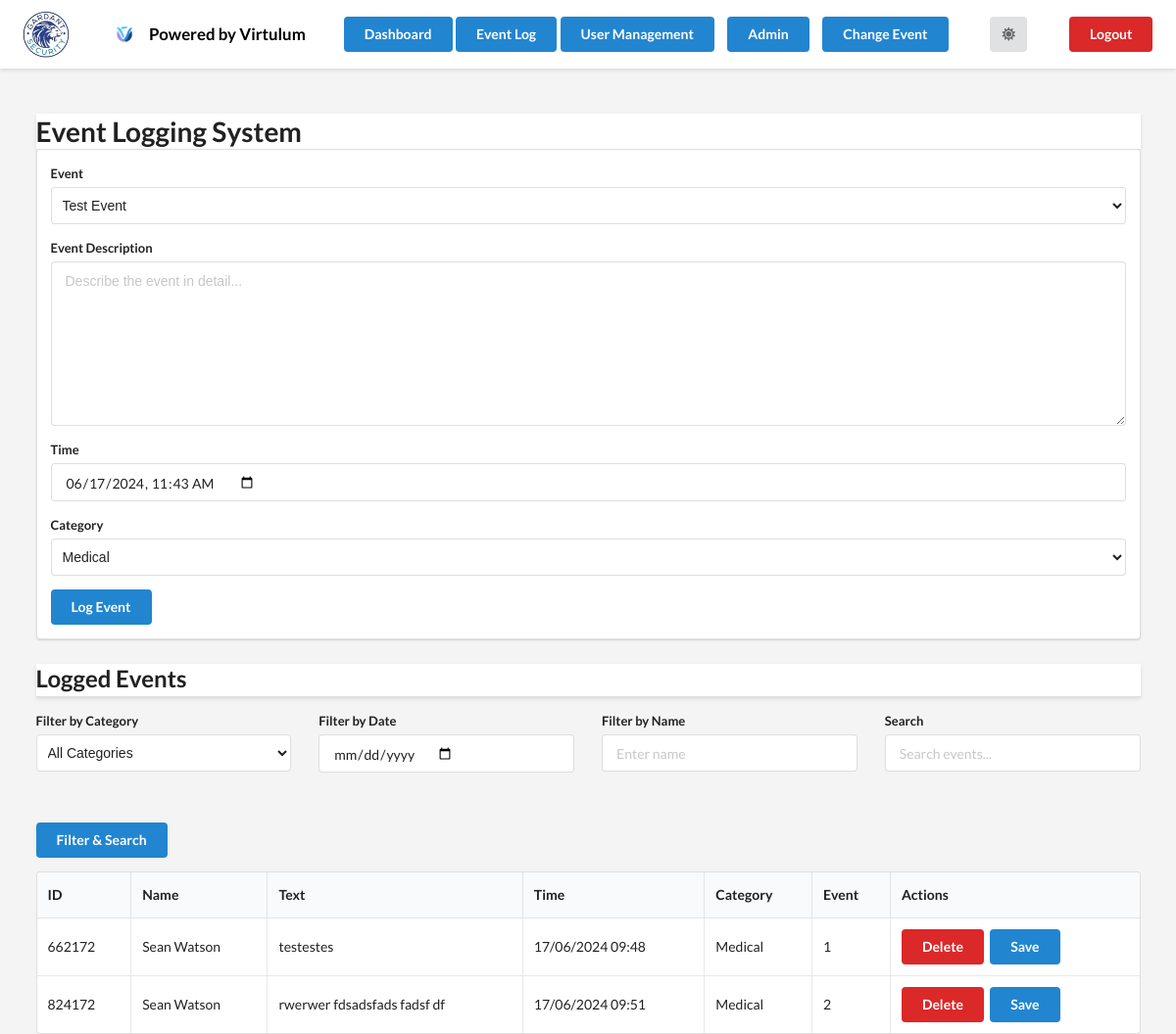
Page /index (signed in) on the committed database.
### tables this page shows
CREATE TABLE events (
                id TEXT PRIMARY KEY,
                name TEXT NOT NULL,
                text TEXT NOT NULL,
                time TEXT NOT NULL,
                category TEXT NOT NULL,
                event_id INTEGER NOT NULL,
                FOREIGN KEY (event_id) REFERENCES event_list(id)
            );

### app.py (the view)
@app.route('/index', methods=['GET'])
def index():
    if 'logged_in' not in session:
        return redirect(url_for('login'))
    filter_category = request.args.get('filter-category', '')
    filter_date = request.args.get('filter-date', '')
    filter_name = request.args.get('filter-name', '')
    search = request.args.get('search', '')
    query = 'SELECT * FROM events WHERE 1=1'
    params = []
    if filter_category:
        query += ' AND category = ?'
        params.append(filter_category)
    if filter_date:
        query += ' AND date(time) = ?'
        params.append(filter_date)
    if filter_name:
        query += ' AND name LIKE ?'
        params.append('%' + filter_name + '%')
    if search:
        query += ' AND text LIKE ?'
        params.append('%' + search + '%')
    conn = sqlite3.connect('events.db')
    c = conn.cursor()
    c.execute(query, params)
    events = c.fetchall()
    c.execute('SELECT * FROM categories')
    categories = c.fetchall()
    c.execute('SELECT * FROM event_list')
    event_list = c.fetchall()
    conn.close()
    message = request.args.get('message', '')
    return render_template('index.html', events=events, categories=categories, event_list=event_list, message=message)

### templates/index.html (shortened to what this page needs)
{% extends "base.html" %}
{% block content %}
<div class="header-text">
    <h1 class="ui header">Event Logging System</h1>
</div>
<form class="ui form" action="/log_event" method="post">
    <div class="ui segment">
        <div class="field">
            <label for="event">Event</label>
            <select id="event" name="event" class="ui dropdown" required>
                {% for event in event_list %}
                <option value="{{ event[0] }}">{{ event[1] }}</option>
                {% endfor %}
            </select>
        </div>
        <div class="field">
            <label for="text">Event Description</label>
            <textarea id="text" name="text" class="ui textarea" placeholder="Describe the event in detail..." required></textarea>
        </div>
        <div class="field">
            <label for="time">Time</label>
            <input type="datetime-local" id="time" name="time" class="ui input" required>
        </div>
        <div class="field">
            <label for="category">Category</label>
            <select id="category" name="category" class="ui dropdown" required>
                {% for category in categories %}
                <option value="{{ category[1] }}">{{ category[1] }}</option>
                {% endfor %}
            </select>
        </div>
        <button class="ui blue button" type="submit">Log Event</button>
    </div>
</form>
<h2 class="ui dividing header">Logged Events</h2>
<form class="ui form" method="get" action="/index">
    <div class="ui grid">
        <div class="four wide column">
            <div class="field">
                <label for="filter-category">Filter by Category</label>
                <select id="filter-category" name="filter-category" class="ui dropdown">
                    <option value="">All Categories</option>
                </select>
            </div>
        </div>
        <div class="four wide column">
            <div class="field">
                <label for="filter-date">Filter by Date</label>
                <input type="date" id="filter-date" name="filter-date" class="ui input">
            </div>
        </div>
        <div class="four wide column">
            <div class="field">
                <label for="filter-name">Filter by Name</label>
                <input type="text" id="filter-name" name="filter-name" class="ui input" placeholder="Enter name">
            </div>
        </div>
        <div class="four wide column">
            <div class="field">
                <label for="search">Search</label>
                <input type="text" id="search" name="search" class="ui input" placeholder="Search events...">
            </div>
        </div>
        <div class="four wide column">
            <button class="ui blue button" type="submit" style="margin-top: 23px;">Filter & Search</button>
        </div>
    </div>
</form>
<table class="ui celled stackable table" id="events-table">
    <thead>
        <tr>
            <th>ID</th>
            <th>Name</th>
            <th>Text</th>
            <th>Time</th>
            <th>Category</th>
            <th>Event</th>
            <th>Actions</th>
        </tr>
    </thead>
    <tbody>
        {% for event in events %}
        <tr data-id="{{ event[0] }}">
            <td>{{ event[0] }}</td>
            <td class="editable" data-field="name">{{ event[1] }}</td>
            <td class="editable" data-field="text">{{ event[2] }}</td>
            <td class="editable" data-field="time">{{ event[3] }}</td>
            <td class="editable" data-field="category">{{ event[4] }}</td>
            <td class="editable" data-field="event">{{ event[5] }}</td>
            <td>
                <button class="ui red button delete-event">Delete</button>
                <button class="ui blue button save-event">Save</button>
            </td>
        </tr>
        {% endfor %}
    </tbody>
</table>
{% endblock %}

### templates/base.html (style rules this page uses)
body.light-mode { background-color: #f4f4f4; color: #000; }
.header { display: flex; justify-content: space-between; align-items: center; padding: 10px 20px; background-color: #fff; box-shadow: 0 2px 4px rgba(0, 0, 0, 0.1); }

### rows in the picture
events: id "662172", name "Sean Watson", text "testestes", time "17/06/2024 09:48", category "Medical", event "1"
events: id "824172", name "Sean Watson", text "rwerwer fdsadsfads fadsf df", time "17/06/2024 09:51", category "Medical", event "2"

### other values in the picture
form field event "Test Event"
form field category "Medical"
